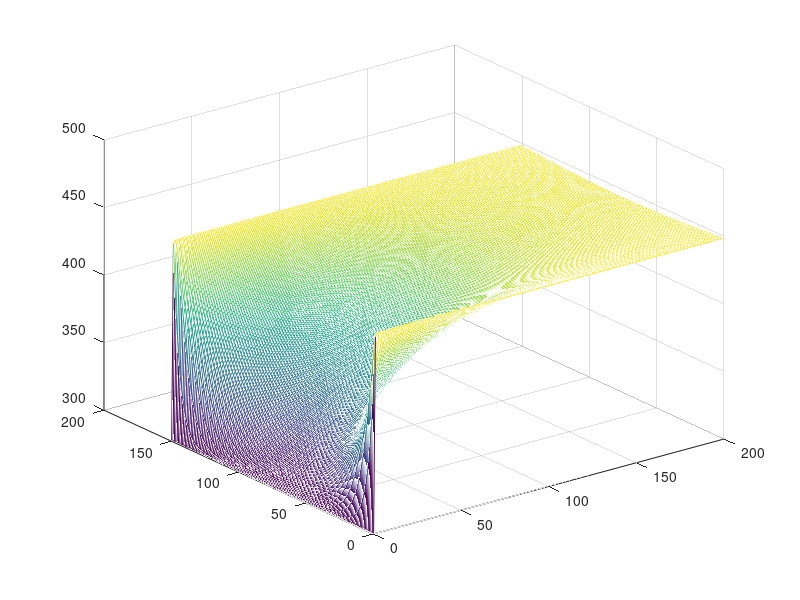

This figure's MATLAB source:
clc;clear;
%----------------------定义初值----------------------%
%基本常数
h = 14.458;
k = 1.67e-6;
r = 4.437e-11;
%外界温度
T1 = 448;
%基准温度
Tz = 275;
%温度
size_t = 200;
delta_t = 1;
%距离
th_x = 0.15e-3;%0.15mm
delta_x = 1e-6;%1e-3mm
size_x = round(th_x/delta_x+1);%为什么+1，凑奇数
%初始化起始矩阵（T）：填充初值
T = zeros(size_x,size_t);
T(:,1) = ones(size_x,1).*(25+Tz);
%初始化参数（M矩阵）
one1 = h + k/delta_x;
one2 = -k/delta_x;
A = r*delta_t/(2*delta_x^2);
M = zeros(size_x,size_x);
M(1,1) = one1;
M(1,2) = one2;
M(size_x,size_x) = one1;
M(size_x,size_x-1) = one2;
for i = 2:size_x-1
    M(i,i-1) = A;
    M(i,i) = -(2*A + 1);
    M(i,i+1) = A;
end

%----------------------求解--------------------%
%初始化（N）矩阵
N = zeros(size_x,1);
%外循环（每一时刻）
for j = 2:size_t
    %N处边缘的值
    N(1) = h*T1;
    N(size_x) = h*T1;
    %内循环（每一处x的值）
    for i = 2:size_x-1
        N(i) = -1*A*T(i-1,j-1) + (2*A-1)*T(i,j-1) + -1*A*T(i+1,j-1);
    end
    T(:,j) = M\N;
    disp(N);
end

%----------------------显示结果-----------------%
disp(T(75,:));
mesh(T);


 
 